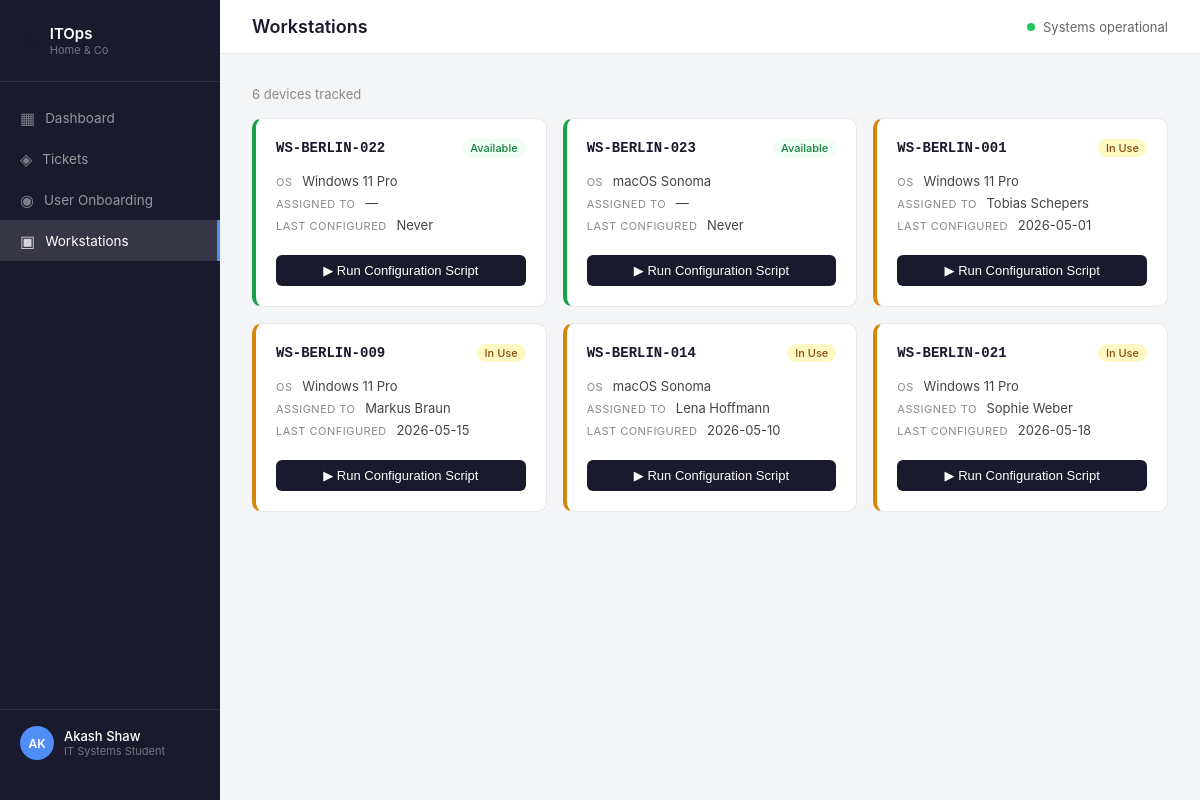
Page /workstations on the committed database.
### tables this page shows
CREATE TABLE workstations (
        id INTEGER PRIMARY KEY AUTOINCREMENT,
        hostname TEXT NOT NULL,
        assigned_to TEXT,
        os TEXT NOT NULL,
        last_configured TEXT,
        status TEXT DEFAULT 'Available'
    );

### app.py (the view)
@app.route("/workstations")
def workstations():
    conn = get_db()
    ws = conn.execute("SELECT * FROM workstations ORDER BY status, hostname").fetchall()
    conn.close()
    return render_template("workstations.html", workstations=ws)

### app.py (called while the page is built)
def get_db():
    conn = sqlite3.connect(DB)
    conn.row_factory = sqlite3.Row
    return conn

### templates/workstations.html (shortened to what this page needs)
{% extends "base.html" %}
{% block page_title %}Workstations{% endblock %}
{% block content %}
<div class="toolbar">
  <div class="toolbar-info">{{ workstations | length }} devices tracked</div>
</div>
<div class="ws-grid">
  {% for ws in workstations %}
  <div class="ws-card {% if ws.status == 'Available' %}ws-available{% else %}ws-inuse{% endif %}">
    <div class="ws-header">
      <span class="ws-hostname">{{ ws.hostname }}</span>
      <span class="badge badge-status-{{ ws.status | lower | replace(' ', '-') }}">{{ ws.status }}</span>
    </div>
    <div class="ws-detail"><span class="muted">OS</span> {{ ws.os }}</div>
    <div class="ws-detail"><span class="muted">Assigned to</span> {{ ws.assigned_to or '—' }}</div>
    <div class="ws-detail"><span class="muted">Last configured</span> {{ ws.last_configured or 'Never' }}</div>
    <button class="btn-configure" data-id="{{ ws.id }}" onclick="runConfigure({{ ws.id }}, this)">
      ▶ Run Configuration Script
    </button>
  </div>
  {% endfor %}
</div>
{% endblock %}

### static/css/style.css (style rules this page uses)
*, *::before, *::after { box-sizing: border-box; margin: 0; padding: 0; }
body { font-family: -apple-system, BlinkMacSystemFont, "Segoe UI", sans-serif; font-size: 14px; background: #f4f5f7; color: #1a1a2e; display: flex; min-height: 100vh; }
.muted { color: #888; font-size: 13px; }
.badge { display: inline-block; padding: 2px 8px; border-radius: 20px; font-size: 11px; font-weight: 500; }
.badge-status-available { background: #f0fdf4; color: #15803d; }
.badge-status-in-use { background: #fef9c3; color: #854d0e; }
.toolbar { display: flex; align-items: center; justify-content: space-between; margin-bottom: 1rem; }
.toolbar-info { font-size: 13px; color: #888; }
.ws-grid { display: grid; grid-template-columns: repeat(auto-fill, minmax(280px, 1fr)); gap: 1rem; }
.ws-card { background: #fff; border-radius: 10px; border: 1px solid #e8e8ec; padding: 1.25rem; }
.ws-available { border-left: 4px solid #16a34a; }
.ws-inuse { border-left: 4px solid #d4870a; }
.ws-header { display: flex; justify-content: space-between; align-items: center; margin-bottom: 1rem; }
.ws-hostname { font-weight: 600; font-size: 14px; font-family: monospace; }
.ws-detail { font-size: 13px; margin-bottom: 6px; color: #444; }
.ws-detail .muted { font-size: 11px; text-transform: uppercase; letter-spacing: 0.5px; margin-right: 6px; }
.btn-configure { width: 100%; margin-top: 1rem; background: #1a1a2e; color: #fff; border: none; border-radius: 6px; padding: 8px; font-size: 13px; cursor: pointer; transition: background 0.15s; }

### rows in the picture
workstations: hostname "WS-BERLIN-022", status "Available", os "Windows 11 Pro", assigned_to "—", last_configured "Never"
workstations: hostname "WS-BERLIN-023", status "Available", os "macOS Sonoma", assigned_to "—", last_configured "Never"
workstations: hostname "WS-BERLIN-001", status "In Use", os "Windows 11 Pro", assigned_to "Tobias Schepers", last_configured "2026-05-01"
workstations: hostname "WS-BERLIN-009", status "In Use", os "Windows 11 Pro", assigned_to "Markus Braun", last_configured "2026-05-15"
workstations: hostname "WS-BERLIN-014", status "In Use", os "macOS Sonoma", assigned_to "Lena Hoffmann", last_configured "2026-05-10"
workstations: hostname "WS-BERLIN-021", status "In Use", os "Windows 11 Pro", assigned_to "Sophie Weber", last_configured "2026-05-18"

### other values in the picture
{{ workstations | length }} "6"
